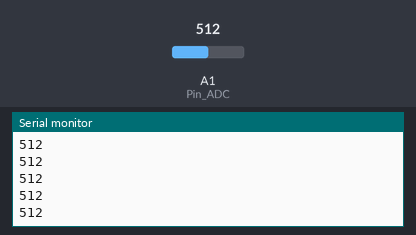
This sketch was run on a simulated Arduino Uno, built with avr-gcc and run on an emulated ATmega328P. On the bench: the last lines printed to the serial monitor. Inputs (shaded band) come from the test bench; at power-on: A1 (Pin_ADC) = 512.

Above: at 1.2 s.
1.3 s: A1 (Pin_ADC) set to 716
At 2.1 s:
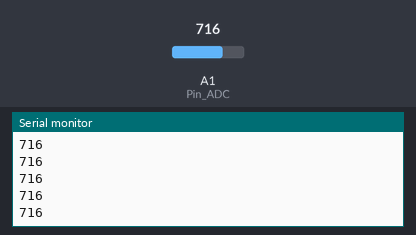
2.8 s: A1 (Pin_ADC) set to 900
At 3.3 s:
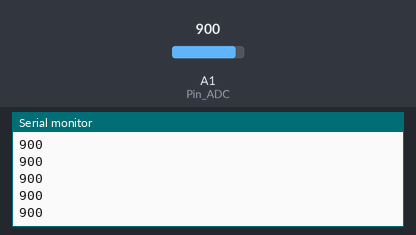
Timing chart, 0 to 5.8 s (numbered marks = the images above; inputs shaded):
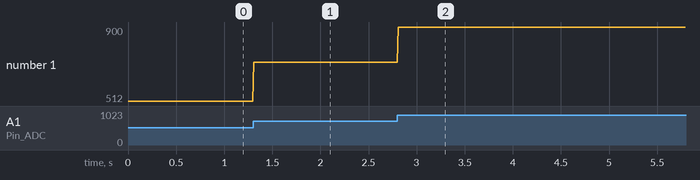

The sketch:

Prueba_rapida_serial.ino
```cpp
const int Pin_ADC = 15;
int ADC_value = 0;
void setup() {
  // put your setup code here, to run once:
  Serial.begin(115200);

}

void loop() {
  ADC_value =analogRead(Pin_ADC);
  Serial.println(ADC_value);
  delay(10);

}
```

Measured:
- after the input at 1.3 s, the serial monitor: prints a new line at once (image 1)
- after the input at 2.8 s, the serial monitor: prints a new line at once (image 2)
- plotted number 1: 512 → 716 after the input at 1.3 s, 716 → 900 after the input at 2.8 s
